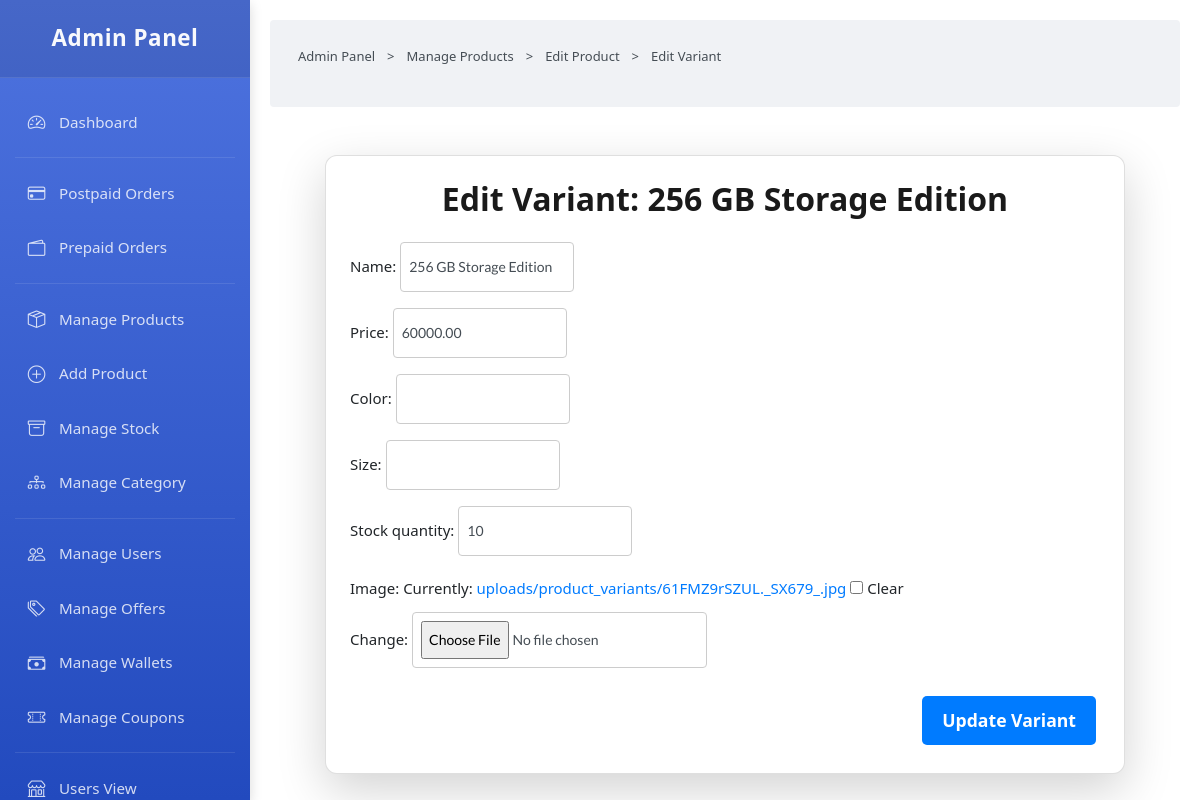
/adminpanel/product-variant/2/edit/, run on the app's committed database.
### myapp/models.py (models this page shows, shortened)
class ProductVariant(models.Model):
    product = models.ForeignKey(Product, on_delete=models.CASCADE, related_name="variants")
    name = models.CharField(max_length=100)
    price = models.DecimalField(default=0, decimal_places=2, max_digits=10)
    price_initial = models.DecimalField(default=0, decimal_places=2, max_digits=10, null=True, blank=True)  # Editable if needed
    color = models.CharField(max_length=50, null=True, blank=True)
    size = models.CharField(max_length=50, null=True, blank=True)
    stock_quantity = models.IntegerField(default=10)
    image = models.ImageField(upload_to='uploads/product_variants/', null=True, blank=True)

### adminpanel/views.py (the view, shortened to what this page needs)
# urls.py: path('product-variant/<int:pk>/edit/', ProductVariantUpdateView.as_view(), name='edit_product_variant'),
class ProductVariantUpdateView(UpdateView):
    model = ProductVariant
    form_class = ProductVariantForm
    template_name = 'admin/edit_product_variant.html'
    context_object_name = 'variant'

### adminpanel/forms.py
class ProductVariantForm(forms.ModelForm):
    class Meta:
        model = ProductVariant
        fields = ['name', 'price', 'color', 'size', 'stock_quantity', 'image']

### cart/context_processors.py (called while the page is built)
def cart_item_count(request):
    if request.user.is_authenticated:
        cart, created = Cart.objects.get_or_create(user=request.user)
        count = cart.cart_items.count()  # Count total items in the cart
    else:
        count = 0  # If user is not logged in, set count to 0
    return {'cart_count': count}

def wishlist_item_count(request):
    if request.user.is_authenticated:
        wishlist, created = Wishlist.objects.get_or_create(user=request.user)
        count = wishlist.items.count()  # Use 'items' from related_name in WishlistItem
    else:
        count = 0  # No wishlist items if user is not logged in
    return {'wishlist_count': count}

### templates/admin/edit_product_variant.html (shortened to what this page needs)
{% extends 'admin/admin-base.html' %}
{% block content %}
<section class="breadcrumb">
    <ul class="breadcrumb__list flex container">
        <li><a href="{% url 'dashboard' %}" class="breadcrumb__link">Admin Panel</a></li>
        <li><span class="breadcrumb__link">></span></li>
        <li><a href="{% url 'product_list' %}" class="breadcrumb__link">Manage Products</a></li>
        <li><span class="breadcrumb__link">></span></li>
        <li><a href="{% url 'edit_product_variant' variant.product.id %}" class="breadcrumb__link">Edit Product</a></li>
        <li><span class="breadcrumb__link">></span></li>
        <li><span class="breadcrumb__link">Edit Variant</span></li>
    </ul>
</section>
<div class="container mt-5">
    <div class="card shadow-lg p-4">
        <h2 class="text-center mb-4">Edit Variant: {{ variant.name }}</h2>
        <form method="post" enctype="multipart/form-data" class="needs-validation" novalidate>
            {{ form.as_p }}
            <div class="d-flex justify-content-end mt-4">
                <button type="submit" class="btn btn-primary btn-lg">Update Variant</button>
            </div>
        </form>
    </div>
</div>
{% endblock %}

### static/css/styles.css (style rules this page uses)
:root { --header-height: 4rem; --first-color: hsl(210, 100%, 50%); --first-color-alt: hsl(200, 100%, 80%); --second-color: hsl(35, 100%, 50%); --title-color: hsl(0, 0%, 10%); --text-color: hsl(210, 10%, 30%); --text-color-light: hsl(210, 15%, 50%); --body-color: hsl(0, 0%, 100%); --container-color: hsl(210, 20%, 95%); --border-color: hsl(210, 50%, 90%); --border-color-alt: hsl(200, 89%, 82%); --body-font: "Lato", sans-serif; --second-font: "League Spartan" sans-serif; --big-font-size: 3.5rem; --h1-font-size: 2.75rem; --h2-font-size: 2rem; --h3-font-size: 1.75rem; --h4-font-size: 1.375rem; --large-font-size: 1.125rem; --normal-font-size: 1rem; --small-font-size: 0.875rem; --smaller-font-size: 0.75rem; --tiny-font-size: 0.6875rem; --weight-400: 400; --weight-500: 500; --weight-600: 600; --weight-700: 700; --transition: cubic-bezier(0, 0, 0.05, 1); }
@media screen and (max-width: 1200px) { :root { --big-font-size: 2.25rem; --h1-font-size: 2rem; --h2-font-size: 1.375rem; --h3-font-size: 1.25rem; --h4-font-size: 1.125rem; --large-font-size: 1rem; --normal-font-size: 0.9375rem; --small-font-size: 0.8125rem; --smaller-font-size: 0.6875rem; --tiny-font-size: 0.625rem; } }
* { margin: 0; padding: 0; box-sizing: border-box; }
html { scroll-behavior: smooth; }
input, textarea, body { color: var(--text-color); font-family: var(--body-font); font-size: var(--normal-font-size); font-weight: var(--weight-400); }
body { background-color: var(--body-color); }
h1, h2, h3, h4 { font-family: var(--second-font); color: var(--title-color); font-weight: var(--weight-600); }
ul { list-style: none; }
a { text-decoration: none; }
p { line-height: 2rem; }
button, textarea, input { background-color: transparent; border: none; outline: none; }
.container { max-width: 1320px; margin-inline: auto; padding-inline: 0.75rem; }
.btn { background-color: var(--first-color); color: var(--body-color); height: 49px; line-height: 43px; font-family: var(--second-font); font-size: var(--small-font-size); font-weight: var(--weight-700); border-radius: 0.25rem; -webkit-border-radius: 0.25rem; -moz-border-radius: 0.25rem; -ms-border-radius: 0.25rem; -o-border-radius: 0.25rem; transition: all 0.4s var(--transition); -webkit-transition: all 0.4s var(--transition); -moz-transition: all 0.4s var(--transition); -ms-transition: all 0.4s var(--transition); -o-transition: all 0.4s var(--transition); }
.flex { display: flex; align-items: center; column-gap: 0.5rem; }
form button { margin-top: 10px; }
form input, form select, form textarea { border: 1px solid #ccc; padding: 8px; font-size: 14px; border-radius: 4px; }
.btn { display: flex; align-items: center; justify-content: center; text-align: center; margin :4px; border: 2px solid var(--first-color); background-color: var(--first-color); border: 2px solid var(--first-color); color: var(--body-color); padding: 12px 20px; font-size: 16px; font-weight: bold; border-radius: 5px; cursor: pointer; transition: background-color 0.3s; }
.breadcrumb { background-color: var(--container-color); padding-block: 1.5rem; }
.breadcrumb__list { column-gap: 0.75rem; }
.breadcrumb__link { color: var(--text-color); font-size: var(--small-font-size); }
@media screen and (max-width: 1400px) { .container { max-width: 1140px; } }
@media screen and (max-width: 1200px) { .container { max-width: 960px; } }

### templates/admin/admin-base.html (style rules this page uses)
:root { --primary-color: #4e73df; --secondary-color: #224abe; --accent-color: #36b9cc; --text-light: #f8f9fc; --sidebar-width: 250px; --transition-speed: 0.3s; --sidebar-bg: linear-gradient(180deg, #4e73df 0%, #224abe 100%); }
body { font-family: 'Nunito', 'Segoe UI', Roboto, sans-serif; }

### templates/admin/edit_product_variant.html (style rules this page uses)
.btn-primary { background-color: #007bff; border: none; padding: 10px 20px; font-size: 1.1rem; transition: 0.3s; }
.card { border-radius: 12px; max-width: 800px; margin: auto; }

### data on the page
ProductVariant: name "256 GB Storage Edition", price "60000.00", stock_quantity "10"
